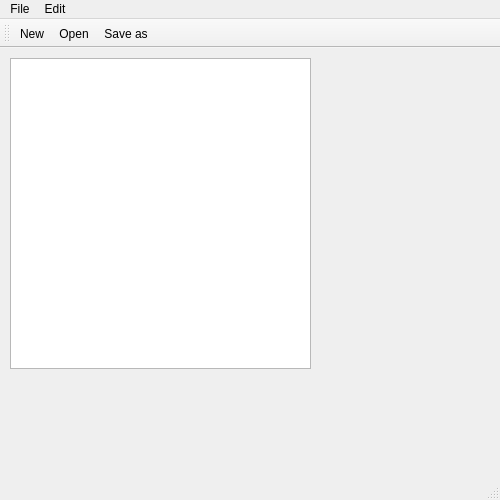
<?xml version="1.0" encoding="UTF-8"?>
<ui version="4.0">
 <class>MainWindow</class>
 <widget class="QMainWindow" name="MainWindow">
  <property name="geometry">
   <rect>
    <x>0</x>
    <y>0</y>
    <width>500</width>
    <height>500</height>
   </rect>
  </property>
  <property name="windowTitle">
   <string>MainWindow</string>
  </property>
  <widget class="QWidget" name="centralwidget">
   <widget class="QWidget" name="verticalLayoutWidget">
    <property name="geometry">
     <rect>
      <x>10</x>
      <y>10</y>
      <width>301</width>
      <height>311</height>
     </rect>
    </property>
    <layout class="QVBoxLayout" name="verticalLayout">
     <item>
      <widget class="QTextEdit" name="textEdit"/>
     </item>
    </layout>
   </widget>
  </widget>
  <widget class="QMenuBar" name="menubar">
   <property name="geometry">
    <rect>
     <x>0</x>
     <y>0</y>
     <width>500</width>
     <height>21</height>
    </rect>
   </property>
   <widget class="QMenu" name="menuFile">
    <property name="title">
     <string>File</string>
    </property>
    <addaction name="actionNew"/>
    <addaction name="actionOpen"/>
    <addaction name="actionSave_as"/>
    <addaction name="actionPrint"/>
    <addaction name="actionExit"/>
   </widget>
   <widget class="QMenu" name="menuEdit">
    <property name="title">
     <string>Edit</string>
    </property>
    <addaction name="actionCopy"/>
    <addaction name="actionPaste"/>
    <addaction name="actionCut"/>
    <addaction name="actionUndo"/>
    <addaction name="actionRedo"/>
   </widget>
   <addaction name="menuFile"/>
   <addaction name="menuEdit"/>
  </widget>
  <widget class="QStatusBar" name="statusbar"/>
  <widget class="QToolBar" name="toolBar">
   <property name="windowTitle">
    <string>toolBar</string>
   </property>
   <attribute name="toolBarArea">
    <enum>TopToolBarArea</enum>
   </attribute>
   <attribute name="toolBarBreak">
    <bool>false</bool>
   </attribute>
   <addaction name="actionNew"/>
   <addaction name="actionOpen"/>
   <addaction name="actionSave_as"/>
  </widget>
  <action name="actionNew">
   <property name="icon">
    <iconset resource="Resources.qrc">
     <normaloff>:/imgs/Icons/New.bmp</normaloff>:/imgs/Icons/New.bmp</iconset>
   </property>
   <property name="text">
    <string>New</string>
   </property>
  </action>
  <action name="actionOpen">
   <property name="icon">
    <iconset resource="Resources.qrc">
     <normaloff>:/imgs/Icons/Open.bmp</normaloff>:/imgs/Icons/Open.bmp</iconset>
   </property>
   <property name="text">
    <string>Open</string>
   </property>
  </action>
  <action name="actionSave_as">
   <property name="icon">
    <iconset resource="Resources.qrc">
     <normaloff>:/imgs/Icons/Save.bmp</normaloff>:/imgs/Icons/Save.bmp</iconset>
   </property>
   <property name="text">
    <string>Save as</string>
   </property>
  </action>
  <action name="actionPrint">
   <property name="text">
    <string>Print</string>
   </property>
  </action>
  <action name="actionExit">
   <property name="text">
    <string>Exit</string>
   </property>
  </action>
  <action name="actionCopy">
   <property name="icon">
    <iconset resource="Resources.qrc">
     <normaloff>:/imgs/Icons/Copy.bmp</normaloff>:/imgs/Icons/Copy.bmp</iconset>
   </property>
   <property name="text">
    <string>Copy</string>
   </property>
  </action>
  <action name="actionPaste">
   <property name="icon">
    <iconset resource="Resources.qrc">
     <normaloff>:/imgs/Icons/Paste.bmp</normaloff>:/imgs/Icons/Paste.bmp</iconset>
   </property>
   <property name="text">
    <string>Paste</string>
   </property>
  </action>
  <action name="actionCut">
   <property name="icon">
    <iconset resource="Resources.qrc">
     <normaloff>:/imgs/Icons/Cut.bmp</normaloff>:/imgs/Icons/Cut.bmp</iconset>
   </property>
   <property name="text">
    <string>Cut</string>
   </property>
  </action>
  <action name="actionUndo">
   <property name="text">
    <string>Undo</string>
   </property>
  </action>
  <action name="actionRedo">
   <property name="text">
    <string>Redo</string>
   </property>
  </action>
 </widget>
 <resources>
  <include location="Resources.qrc"/>
 </resources>
 <connections/>
</ui>
